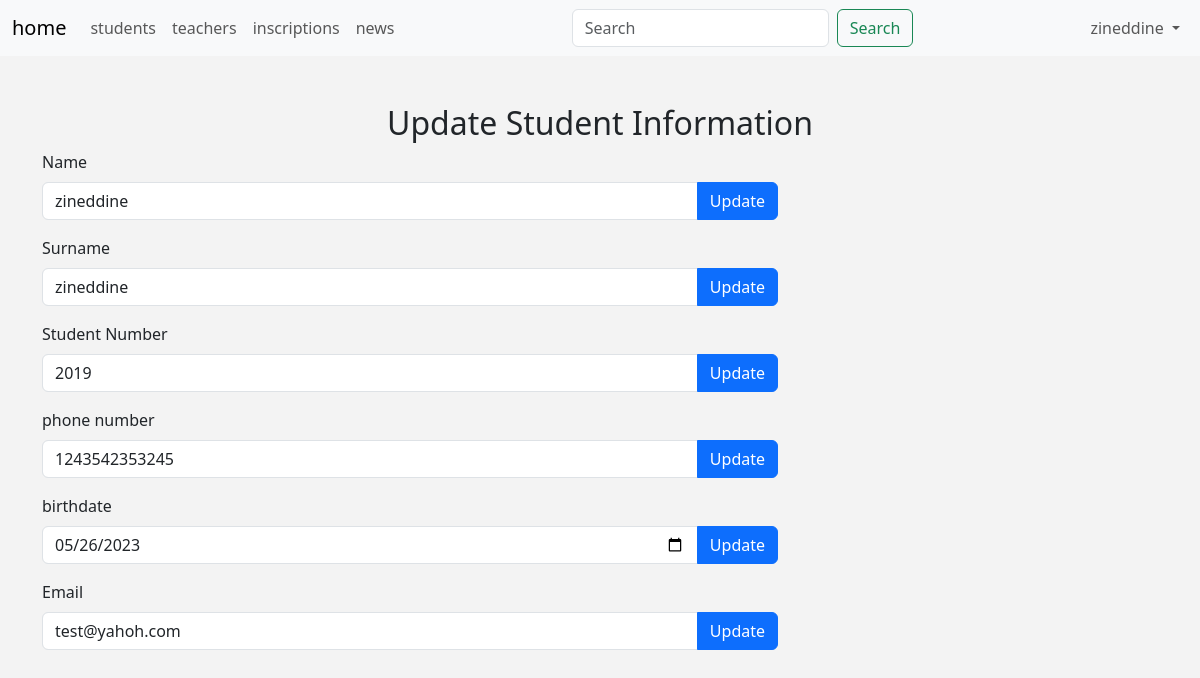
The app's page /admin/manage-student.php?action=edit&student_id=11 (signed in) with its own data.
### tables this page shows
CREATE TABLE `Etudiants` (
  `id` int NOT NULL,
  `nom` varchar(50) NOT NULL,
  `prenom` varchar(50) NOT NULL,
  `date_naissance` date NOT NULL,
  `email` varchar(255) NOT NULL,
  `num_etudiant` varchar(255) NOT NULL,
  `password` varchar(255) NOT NULL,
  `telephone` varchar(20) NOT NULL,
  `photo` mediumblob NOT NULL
);

### admin/manage-student.php (the view, shortened to what this page needs)
<?php
if (isset($_SESSION['username'])) {
    include 'init.php';
    $student_id = isset($_GET['student_id']) && is_numeric($_GET['student_id']) ? intval($_GET['student_id']) : 0;
    $stmt = $connection->prepare("SELECT * FROM Etudiants WHERE id = ?");
    $stmt->execute(array($student_id));
    $student = $stmt->fetch(PDO::FETCH_ASSOC);
        ?>
        <?php
    if(isset($_GET['action']) && $_GET['action'] == 'edit') {
        ?>
        <div class="container">
            <h2 class="text-center mt-5">Update Student Information</h2>
            <form action="<?php $_SERVER['PHP_SELF']?>" method="POST" class="">
                <div class="row mb-3">
                    <div class="col-md-8">
                        <label for="first_name" class="form-label">Name</label>
                        <div class="input-group">
                            <input type="text" class="form-control" id="first_name" name="name" value="<?php  echo $student['nom']; ?>">
                            <button class="btn btn-primary" name="update-student-name" type="submit">Update</button>
                        </div>
                    </div>
                </div>
            </form>
            <form action="<?php $_SERVER['PHP_SELF']?>" method="post">
                <div class="row mb-3">
                    <div class="col-md-8">
                        <label for="surname" class="form-label">Surname</label>
                        <div class="input-group">
                            <input type="text" class="form-control" id="first_name" name="surname" value="<?php  echo $student['prenom']; ?>">
                            <button class="btn btn-primary" name="update-student-surname" type="submit">Update</button>
                        </div>
                    </div>
                </div>
            </form>
            <form action="<?php $_SERVER['PHP_SELF']?>" method="post">
                <div class="row mb-3">
                    <div class="col-md-8">
                        <label for="student-number" class="form-label">Student Number</label>
                        <div class="input-group">
                            <input type="text" class="form-control" id="student-number" name="student-number" value="<?php  echo $student['num_etudiant']; ?>">
                            <button class="btn btn-primary" name="update-student-number" type="submit">Update</button>
                        </div>
                    </div>
                </div>
            </form>
            <form action="<?php $_SERVER['PHP_SELF']?>" method="post">
                <div class="row mb-3">
                    <div class="col-md-8">
                        <label for="phone-number" class="form-label">phone number</label>
                        <div class="input-group">
                            <input type="text" class="form-control" id="phone-number" name="phone-number" value="<?php  echo $student['telephone']; ?>">
                            <button class="btn btn-primary" name="update-phone-number" type="submit">Update</button>
                        </div>
                    </div>
                </div>
            </form>
            <form action="<?php $_SERVER['PHP_SELF']?>" method="post">
                <div class="row mb-3">
                    <div class="col-md-8">
                        <label for="birthdate" class="form-label">birthdate</label>
                        <div class="input-group">
                            <input type="date" class="form-control" id="birth-date" name="birthdate" value="<?php  echo $student['date_naissance']; ?>">
                            <button class="btn btn-primary" name="update-student-birthdate" type="submit">Update</button>
                        </div>
                    </div>
                </div>
            </form>
            <form action="<?php $_SERVER['PHP_SELF']?>" method="POST">
                <div class="row mb-3">
                    <div class="col-md-8">
                        <label for="email" class="form-label">Email</label>
                        <div class="input-group">
                            <input type="email" class="form-control" id="email" name="email" value="<?php  echo $student['email']; ?>">
                            <button class="btn btn-primary" name="update-student-email"  type="submit">Update</button>
                        </div>
                    </div>
                </div>
            </form>
        </div>
        <?php
    }
    include $tpl . 'footer.php';
} else {
    echo 'You are not authorized to view this page.';
    header('Location: index.php');
    exit();
}
?>

### admin/layout/css/backend.css (style rules this page uses)
body { background-color: #f3f3f3; }

### records on screen
etudiants: name "zineddine", surname "zineddine", student-number "2019", phone-number "1243542353245", birthdate "05/26/2023", email "test@yahoh.com"

### other values on screen
lang("HOME") "home"
lang("STUDENTS") "students"
lang("TEACHERS") "teachers"
lang("INSCRIPTIONS") "inscriptions"
lang("NEWS") "news"
$_SESSION['username'] "zineddine"
